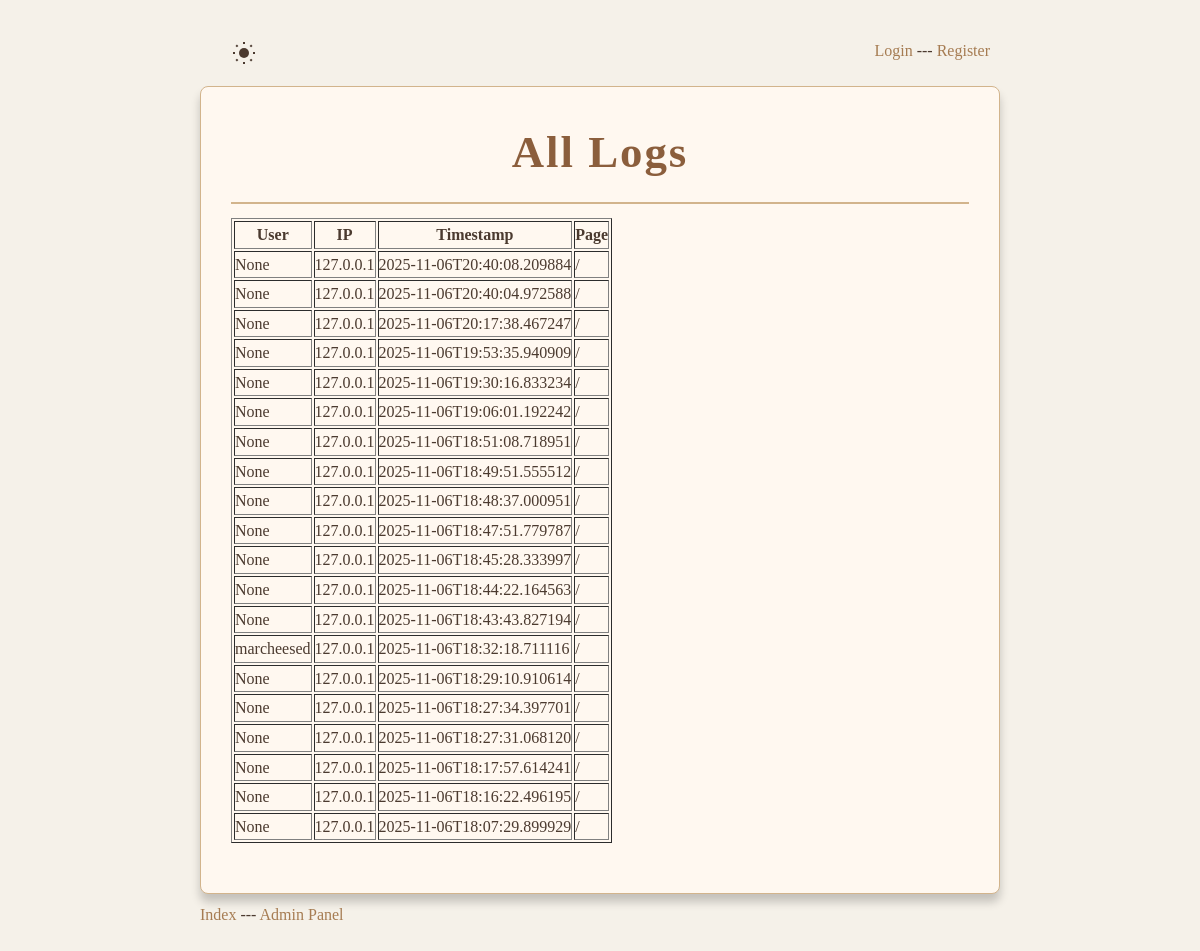
/admin/all_logs, run on the app's committed database.
### tables this page shows
CREATE TABLE ip_logs (
    id INTEGER PRIMARY KEY AUTOINCREMENT,
    ip TEXT,
    timestamp TEXT,
    user_id INTEGER,
    username TEXT,
    page TEXT,
    FOREIGN KEY (user_id) REFERENCES users(id)
);

### app.py (the view)
@app.route("/admin/all_logs")
def all_logs():
    per_page = 20
    page = request.args.get("page", 1, type=int)
    offset = (page - 1) * per_page
    conn = get_db_connection()
    cursor = conn.cursor()
    cursor.execute("SELECT COUNT(*) FROM ip_logs")
    total_count = cursor.fetchone()[0]
    total_pages = (total_count + per_page - 1) // per_page  # ceiling division
    cursor.execute(
        "SELECT username, ip, timestamp, page FROM ip_logs ORDER BY timestamp DESC LIMIT ? OFFSET ?",
        (per_page, offset),
    )
    logs_rows = cursor.fetchall()
    all_logs = [
        {
            "username": row["username"],
            "ip": row["ip"],
            "timestamp": row["timestamp"],
            "page": row["page"],
        }
        for row in logs_rows
    ]
    conn.close()
    return render_template(
        "admin/all_logs.html",
        logs=all_logs,
        current_page=page,
        total_pages=total_pages,
        is_admin=is_admin(),
        logged_in=logged_in(),
    )

### app.py (called while the page is built)
def get_db_connection():
    conn = sqlite3.connect("new.db", check_same_thread=False)
    conn.execute("PRAGMA busy_timeout = 30000")  # 30 seconds
    conn.row_factory = sqlite3.Row
    return conn

def logged_in():
    return "username" in session

def is_admin():
    if not is_logged_in():
        return False
    username = session["username"]
    user = get_user(username)
    if user:
        return user.get("is_admin", False)
    return False

def is_ip_banned(ip):
    conn = get_db_connection()
    result = conn.execute("SELECT 1 FROM banned_ips WHERE ip = ?", (ip,)).fetchone()
    conn.close()
    return result is not None

@app.before_request
def check_ban():
    print("Session data:", session)
    ip = request.remote_addr
    if is_ip_banned(ip):
        abort(403)

def is_logged_in():
    return "username" in session

### templates/admin/all_logs.html (shortened to what this page needs)
<!doctype html>
<html>
    <head>
        <link
            rel="stylesheet"
            href="{{ url_for('static', filename='style.css') }}"
        />
    </head>
    <body>
        <div class="full-container">
            <div class="site-header">
                <button
                    type="button"
                    id="theme-toggle"
                    aria-label="Toggle dark mode"
                    style="
                        background: none;
                        border: none;
                        cursor: pointer;
                        display: flex;
                        align-items: center;
                    "
                >
                </button>
                {% if logged_in %}
                <p>
                    Logged in as
                    <a href="{{ url_for('profile') }}"
                        >{{ session.get('username', 'No username in session')
                        }}</a
                    >
                </p>
                {% else %}
                <p>
                    <a href="{{ url_for('login') }}">Login</a> ---
                    <a href="{{ url_for('register') }}">Register</a>
                </p>
                {% endif %}
            </div>
            <div class="container-1">
                <h1>All Logs</h1>
                {% if logs %}
                <table border="1">
                    <tr>
                        <th>User</th>
                        <th>IP</th>
                        <th>Timestamp</th>
                        <th>Page</th>
                    </tr>
                    {% for log in logs %}
                    <tr>
                        <td>{{ log.username }}</td>
                        <td>{{ log.ip }}</td>
                        <td>{{ log.timestamp }}</td>
                        <td>{{ log.page }}</td>
                    </tr>
                    {% endfor %}
                </table>
                {% else %}
                <p>No logs available.</p>
                {% endif %}
            </div>
            <div class="site-footer">
                <p>
                    <a href="{{ url_for('index') }}">Index</a>  ---
                    <a href="{{ url_for('admin_panel') }}">Admin Panel</a>
                </p>
            </div>
        </div>
    </body>
</html>

### static/style.css (style rules this page uses)
:root { --bg-color: #f5f1e9; --text-color: #4b3a2f; --border-color: #d2b48c; --heading-color: #8b5e3c; --subheading-color: #6b4f3b; --subsubheading-color: #7b5e57; --span-bg: #f0e2d0; --input-bg: #fffaf0; --button-bg: #a67c52; --button-hover-bg: #8b6d3b; --link-color: #a67c52; --shadow-color: rgba(0, 0, 0, 0.2); --card-bg: #fff8f0; --card-border: #d2b48c; }
* { margin: 0; padding: 0; box-sizing: border-box; }
body { font-family: "Georgia", serif; background-color: var(--bg-color); color: var(--text-color); line-height: 1.6; padding: 20px; min-height: 100vh; background-image: radial-gradient( circle at 1px 1px, var(--bg-color) 1px, transparent 1px ), radial-gradient(circle at 4px 4px, var(--bg-color) 1px, transparent 1px); background-size: 20px 20px; }
.full-container { margin: 0 auto; max-width: 800px; }
h1 { font-family: "Palatino Linotype", "Book Antiqua", Palatino, serif; font-size: 2.8em; margin-bottom: 0.3em; letter-spacing: 2px; color: var(--heading-color); border-bottom: 2px solid var(--border-color); padding-bottom: 0.3em; text-align: center; }
p { margin: 0.5em 0; }
a { color: var(--link-color); text-decoration: none; }
button { background-color: var(--button-bg); color: #fff; border: none; padding: 0.7em 1.4em; border-radius: 4px; cursor: pointer; font-family: "Georgia", serif; font-size: 1em; transition: background-color 0.3s; }
.site-header { display: flex; justify-content: space-between; padding: 10px; }
#icon-sun, #icon-moon { color: var(--text-color); width: 24px; height: 24px; }
.container-1 { margin: 0 auto; background-color: var(--card-bg); padding: 30px; border: 1px solid var(--card-border); border-radius: 8px; box-shadow: 0 8px 10px var(--shadow-color); }

### data on the page
ip_logs: username "None", ip "127.0.0.1", timestamp "2025-11-06T20:40:08.209884", page "/"
ip_logs: username "None", ip "127.0.0.1", timestamp "2025-11-06T20:40:04.972588", page "/"
ip_logs: username "None", ip "127.0.0.1", timestamp "2025-11-06T20:17:38.467247", page "/"
ip_logs: username "None", ip "127.0.0.1", timestamp "2025-11-06T19:53:35.940909", page "/"
ip_logs: username "None", ip "127.0.0.1", timestamp "2025-11-06T19:30:16.833234", page "/"
ip_logs: username "None", ip "127.0.0.1", timestamp "2025-11-06T19:06:01.192242", page "/"
ip_logs: username "None", ip "127.0.0.1", timestamp "2025-11-06T18:51:08.718951", page "/"
ip_logs: username "None", ip "127.0.0.1", timestamp "2025-11-06T18:49:51.555512", page "/"
ip_logs: username "None", ip "127.0.0.1", timestamp "2025-11-06T18:48:37.000951", page "/"
ip_logs: username "None", ip "127.0.0.1", timestamp "2025-11-06T18:47:51.779787", page "/"
ip_logs: username "None", ip "127.0.0.1", timestamp "2025-11-06T18:45:28.333997", page "/"
ip_logs: username "None", ip "127.0.0.1", timestamp "2025-11-06T18:44:22.164563", page "/"
ip_logs: username "None", ip "127.0.0.1", timestamp "2025-11-06T18:43:43.827194", page "/"
ip_logs: username "marcheesed", ip "127.0.0.1", timestamp "2025-11-06T18:32:18.711116", page "/"
ip_logs: username "None", ip "127.0.0.1", timestamp "2025-11-06T18:29:10.910614", page "/"
ip_logs: username "None", ip "127.0.0.1", timestamp "2025-11-06T18:27:34.397701", page "/"
ip_logs: username "None", ip "127.0.0.1", timestamp "2025-11-06T18:27:31.068120", page "/"
ip_logs: username "None", ip "127.0.0.1", timestamp "2025-11-06T18:17:57.614241", page "/"
ip_logs: username "None", ip "127.0.0.1", timestamp "2025-11-06T18:16:22.496195", page "/"
ip_logs: username "None", ip "127.0.0.1", timestamp "2025-11-06T18:07:29.899929", page "/"
